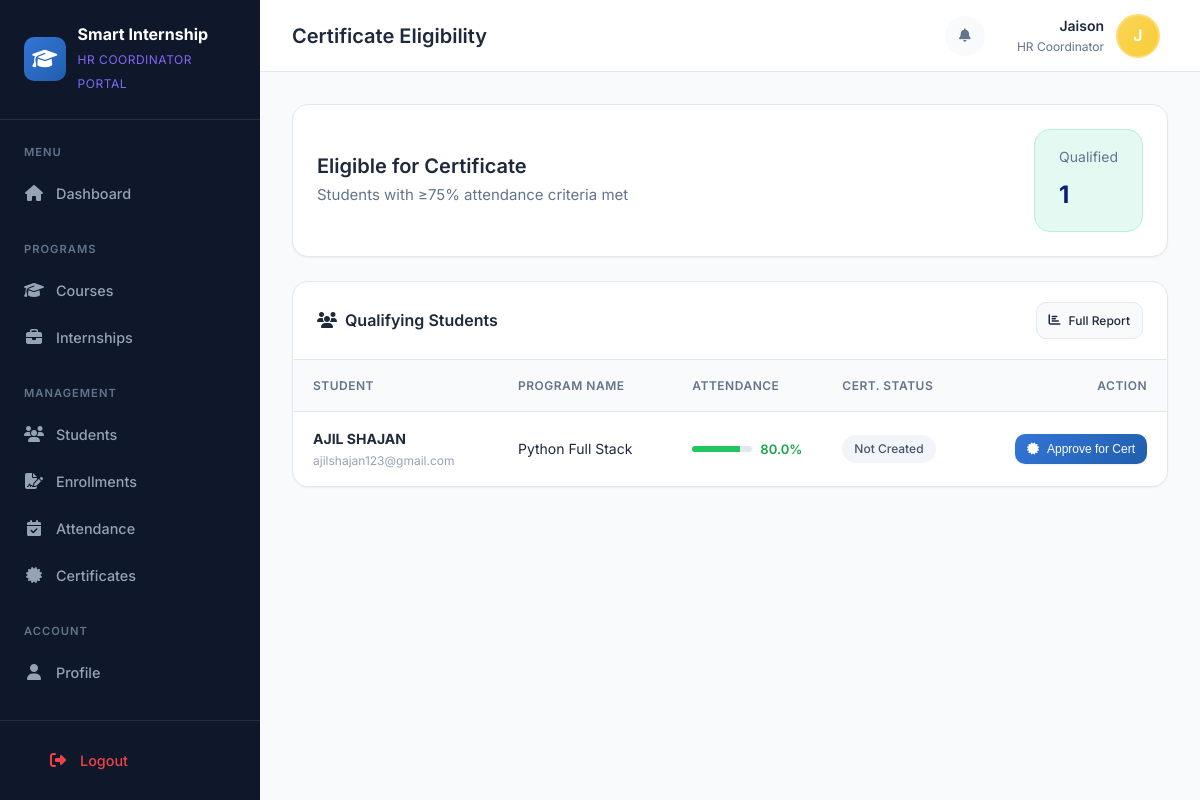
/coordinator/certificates/eligible/ (signed in), run on an earlier commit of the app's database.
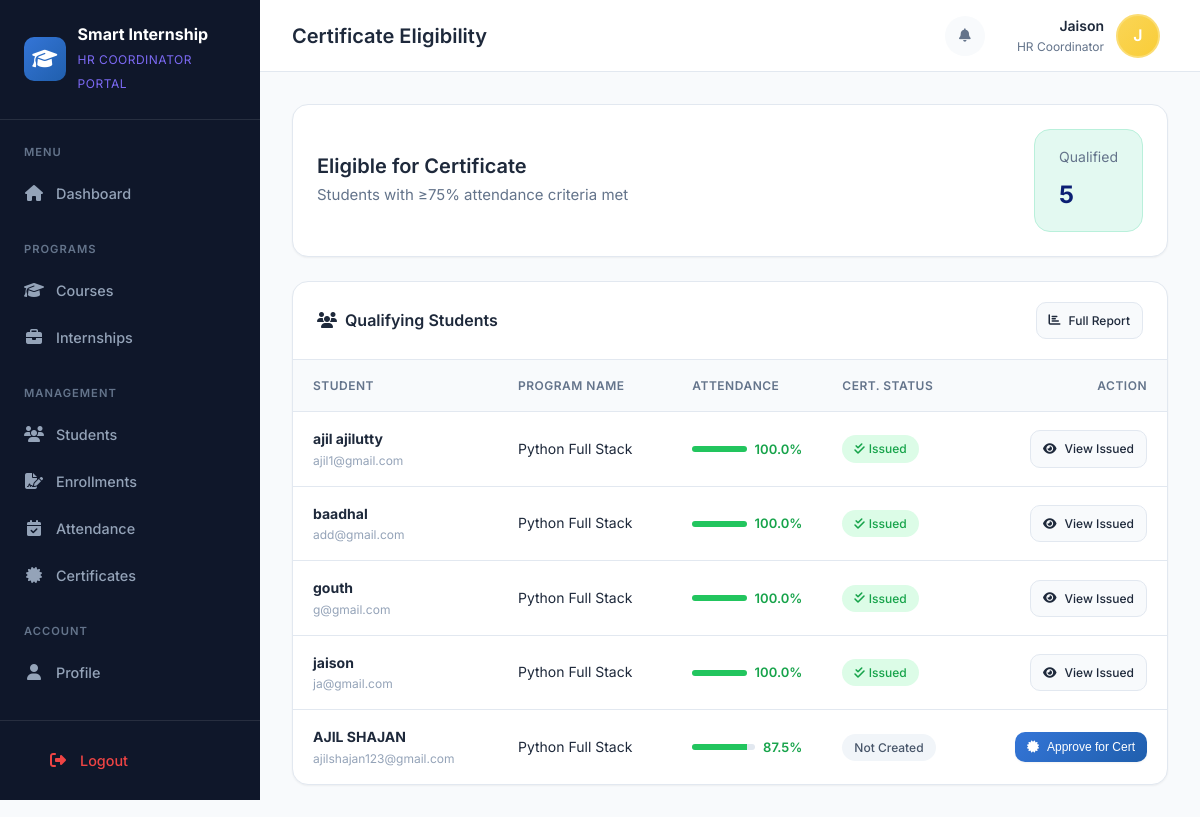
And on a later commit of the database.
### applications/models.py (models this page shows, shortened)
class Application(models.Model):
    STATUS_CHOICES = [
        ('PENDING', 'Pending'),
        ('APPROVED', 'Approved'),
        ('REJECTED', 'Rejected'),
        ('WITHDRAWN', 'Withdrawn'),
    ]
    student = models.ForeignKey(
        settings.AUTH_USER_MODEL,
        on_delete=models.CASCADE,
        limit_choices_to={'role': 'STUDENT'},
        related_name='applications'
    )
    course = models.ForeignKey(Course, null=True, blank=True, on_delete=models.CASCADE)
    internship = models.ForeignKey(Internship, null=True, blank=True, on_delete=models.CASCADE)
    status = models.CharField(max_length=20, choices=STATUS_CHOICES, default='PENDING')
    applied_at = models.DateTimeField(auto_now_add=True)
    reviewed_at = models.DateTimeField(blank=True, null=True)
    reviewed_by = models.ForeignKey(
        settings.AUTH_USER_MODEL,
        on_delete=models.SET_NULL,
        null=True,
        blank=True,
        related_name='reviewed_applications'
    )
    notes = models.TextField(blank=True, null=True, help_text="Notes from reviewer")
    student_remarks = models.TextField(blank=True, null=True, help_text="Remarks from student")
    class Meta:
        verbose_name = 'Application'
        verbose_name_plural = 'Applications'
        ordering = ['-applied_at']
    @property
    def program_name(self):
        if self.course:
            return self.course.name
        elif self.internship:
            return self.internship.title
        return 'N/A'

### accounts/models.py (models this page shows, shortened)
class User(AbstractUser):
    ROLE_CHOICES = (
        ('ADMIN', 'Admin'),
        ('COORDINATOR', 'HR Coordinator'),
        ('STUDENT', 'Student'),
    )
    APPROVAL_STATUS_CHOICES = (
        ('PENDING', 'Pending Approval'),
        ('APPROVED', 'Approved'),
        ('REJECTED', 'Rejected'),
    )
    role = models.CharField(max_length=20, choices=ROLE_CHOICES, default='STUDENT')
    phone = models.CharField(max_length=15, blank=True, null=True)
    address = models.TextField(blank=True, null=True)
    profile_picture = models.ImageField(upload_to='profiles/', blank=True, null=True)
    institution = models.ForeignKey(
        'institutions.Institution',
        on_delete=models.SET_NULL,
        null=True,
        blank=True,
        related_name='users'
    )
    qualification = models.CharField(max_length=255, blank=True, null=True, help_text="Student's highest qualification")
    is_active = models.BooleanField(default=True)
    approval_status = models.CharField(
        max_length=20,
        choices=APPROVAL_STATUS_CHOICES,
        default='APPROVED',  # Default to APPROVED for admin/coordinator, will be PENDING for students
        help_text='Approval status for student registrations'
    )
    approved_by = models.ForeignKey(
        'self',
        on_delete=models.SET_NULL,
        null=True,
        blank=True,
        related_name='approved_students',
        help_text='Coordinator or Admin who approved/rejected this user'
    )
    approval_date = models.DateTimeField(null=True, blank=True)
    rejection_reason = models.TextField(blank=True, null=True, help_text='Reason for rejection if rejected')
    created_at = models.DateTimeField(auto_now_add=True)
    updated_at = models.DateTimeField(auto_now=True)
    class Meta:
        verbose_name = 'User'
        verbose_name_plural = 'Users'

### courses/models.py (models this page shows, shortened)
class Course(models.Model):
    name = models.CharField(max_length=200)
    description = models.TextField(blank=True, null=True)
    institution = models.ForeignKey(Institution, on_delete=models.CASCADE)
    coordinator = models.ForeignKey(
        settings.AUTH_USER_MODEL,
        on_delete=models.SET_NULL,
        null=True,
        blank=True,
        limit_choices_to={'role': 'COORDINATOR'},
        related_name='coordinated_courses'
    )
    CATEGORY_CHOICES = (
        ('WEB', 'Web Development'),
        ('PYTHON', 'Python Programming'),
        ('DATA', 'Data Science'),
        ('AI', 'Artificial Intelligence'),
        ('APP', 'App Development'),
        ('CYBER', 'Cyber Security'),
        ('DESIGN', 'UI/UX Design'),
        ('OTHER', 'Other'),
    )
    category = models.CharField(max_length=20, choices=CATEGORY_CHOICES, default='OTHER')
    duration_days = models.IntegerField(default=30, help_text="Duration in days")
    max_students = models.IntegerField(default=50)
    start_date = models.DateField(blank=True, null=True)
    end_date = models.DateField(blank=True, null=True)
    eligibility = models.TextField(blank=True, null=True, help_text="Eligibility criteria")
    is_active = models.BooleanField(default=True)
    created_at = models.DateTimeField(auto_now_add=True)
    updated_at = models.DateTimeField(auto_now=True)
    class Meta:
        verbose_name = 'Course'
        verbose_name_plural = 'Courses'
        ordering = ['-created_at']

### accounts/coordinator_views.py (the view)
# urls.py: path('certificates/eligible/', coordinator_views.eligible_students, name='eligible_students'),
@coordinator_required
def eligible_students(request):
    coordinator = request.user
    courses = Course.objects.filter(coordinator=coordinator)
    internships = Internship.objects.filter(coordinator=coordinator)
    course_ids = courses.values_list('id', flat=True)
    internship_ids = internships.values_list('id', flat=True)
    applications = Application.objects.filter(
        Q(course_id__in=course_ids) | Q(internship_id__in=internship_ids),
        status='APPROVED'
    ).select_related('student', 'course', 'internship')
    eligible_list = []
    for app in applications:
        attendance_percentage = Attendance.get_attendance_percentage(app)
        if attendance_percentage >= 75:
            has_certificate = hasattr(app, 'certificate')
            certificate_status = app.certificate.status if has_certificate else None
            eligible_list.append({
                'application': app,
                'student': app.student,
                'program_name': app.program_name,
                'percentage': attendance_percentage,
                'has_certificate': has_certificate,
                'certificate_status': certificate_status,
            })
    context = {
        'eligible_list': eligible_list,
        'total_eligible': len(eligible_list),
    }
    return render(request, 'coordinator/eligible_students.html', context)

### attendance/models.py (called while the page is built)
    @classmethod
    def get_attendance_percentage(cls, application):
        records = cls.objects.filter(application=application)
        total = records.count()
        if total == 0:
            return 0.0
        attended = records.filter(status__in=['PRESENT', 'LATE']).count()
        return round((attended / total) * 100, 2)

### templates/coordinator/eligible_students.html (shortened to what the changed rows need)
{% extends 'coordinator/base.html' %}
{% block page_title %}Certificate Eligibility{% endblock %}
{% block content %}
<div class="card" style="margin-bottom: var(--space-6);">
    <div class="card-body">
        <div style="display: flex; justify-content: space-between; align-items: center;">
            <div class="stat-card" style="box-shadow: none; border: 1px solid var(--primary-100); background: var(--primary-50); padding: var(--space-4) var(--space-6);">
                <div class="stat-content">
                    <span class="stat-label">Qualified</span>
                    <span class="stat-value" style="font-size: 1.5rem; color: var(--primary-700);">{{ total_eligible }}</span>
                </div>
            </div>
        </div>
    </div>
</div>
<div class="card">
    <div class="card-body" style="padding: 0;">
        <div class="table-container">
            <table class="data-table">
                <thead>
                    <tr>
                        <th>Student</th>
                        <th>Program Name</th>
                        <th style="width: 150px;">Attendance</th>
                        <th>Cert. Status</th>
                        <th style="text-align: right;">Action</th>
                    </tr>
                </thead>
                <tbody>
                    {% for item in eligible_list %}
                    <tr>
                        <td>
                            <strong>{{ item.student.get_full_name|default:item.student.username }}</strong>
                            <div style="font-size: 0.75rem; color: var(--text-muted);">{{ item.student.email }}</div>
                        </td>
                        <td>
                            {{ item.program_name }}
                        </td>
                        <td>
                            <div style="display: flex; align-items: center; gap: var(--space-2);">
                                <div style="flex: 1; height: 6px; background: var(--gray-200); border-radius: 3px; overflow: hidden;">
                                    <div style="height: 100%; width: {{ item.percentage }}%; background: var(--success);"></div>
                                </div>
                                <span style="font-weight: 600; font-size: 0.8125rem; color: var(--success-dark);">{{ item.percentage }}%</span>
                            </div>
                        </td>
                        <td>
                            {% if item.has_certificate %}
                                {% if item.certificate_status == 'ISSUED' %}
                                    <span class="badge badge-success"><i class="fas fa-check-double" style="margin-right: 4px;"></i>Issued</span>
                                {% elif item.certificate_status == 'APPROVED' %}
                                    <span class="badge badge-info"><i class="fas fa-check" style="margin-right: 4px;"></i>Approved</span>
                                {% else %}
                                    <span class="badge badge-warning"><i class="fas fa-clock" style="margin-right: 4px;"></i>Pending</span>
                                {% endif %}
                            {% else %}
                                <span class="badge badge-neutral">Not Created</span>
                            {% endif %}
                        </td>
                        <td style="text-align: right;">
                            {% if item.certificate_status == 'ISSUED' %}
                                <a href="{% url 'coordinator:certificates' %}" class="btn btn-secondary btn-sm">
                                    <i class="fas fa-eye"></i> View Issued
                                </a>
                            {% elif item.certificate_status == 'APPROVED' %}
                                <span style="font-size: 0.75rem; color: var(--text-muted); font-weight: 500;">
                                    <i class="fas fa-clock"></i> Awaiting Admin
                                </span>
                            {% else %}
                                <form method="post" action="{% url 'coordinator:request_certificate' item.application.id %}" style="display:inline;">
                                    <button type="submit" class="btn btn-primary btn-sm">
                                        <i class="fas fa-certificate"></i> Approve for Cert
                                    </button>
                                </form>
                            {% endif %}
                        </td>
                    </tr>
                    {% endfor %}
                </tbody>
            </table>
        </div>
    </div>
</div>
{% endblock %}

What changed in the data, as far as the page shows it:
added Application: student.get_full_name "ajil ajilutty", student.email "ajil1@gmail.com", program_name "Python Full Stack", percentage "100.0", shows "Issued", shows "View Issued"
added Application: student.get_full_name "baadhal", student.email "add@gmail.com", program_name "Python Full Stack", percentage "100.0", shows "Issued", shows "View Issued"
added Application: student.get_full_name "gouth", student.email "g@gmail.com", program_name "Python Full Stack", percentage "100.0", shows "Issued", shows "View Issued"
added Application: student.get_full_name "jaison", student.email "ja@gmail.com", program_name "Python Full Stack", percentage "100.0", shows "Issued", shows "View Issued"
computed for Application "AJIL SHAJAN": {{ item.percentage }} 80.0 → 87.5 (drawn); percentage "80.0" → "87.5"
Also different on the page:
{{ total_eligible }}: "1" → "5"
